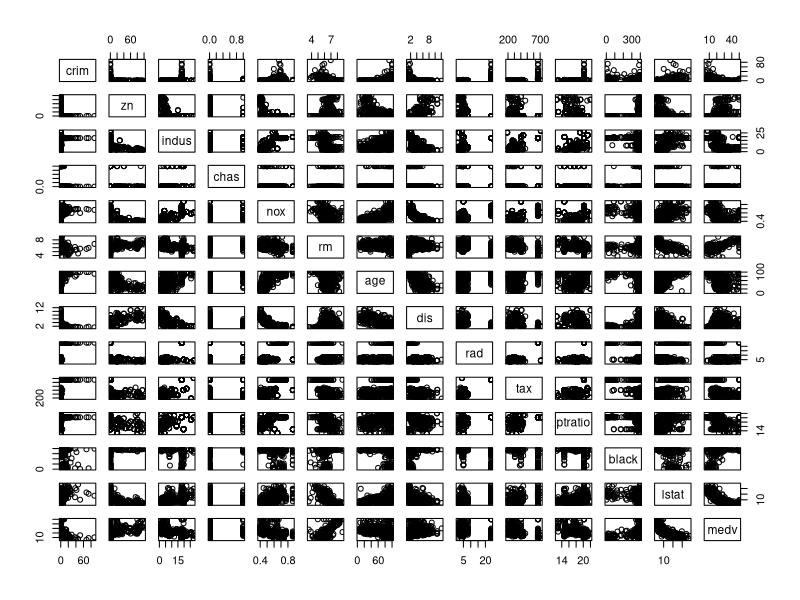
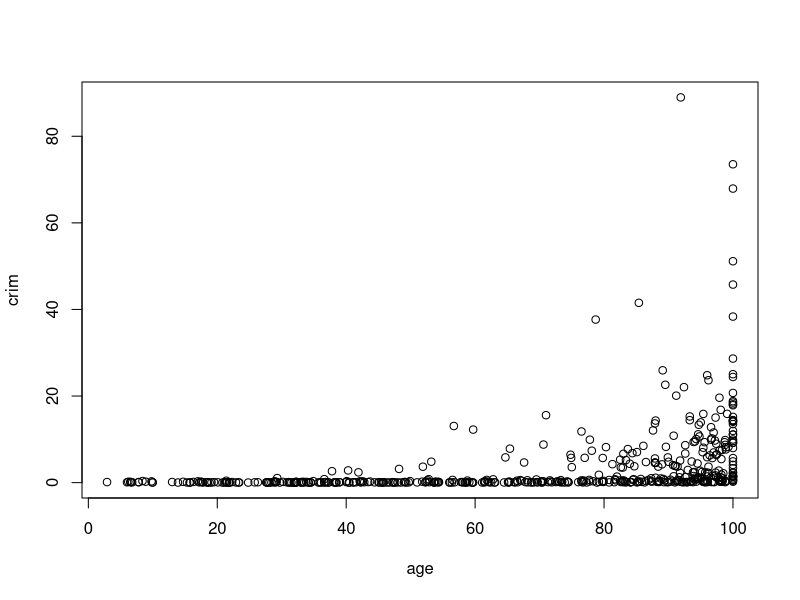
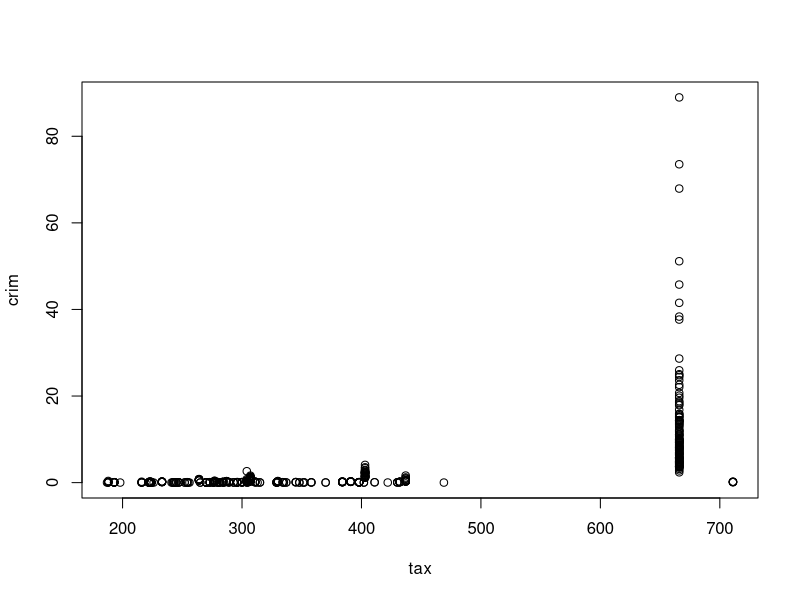
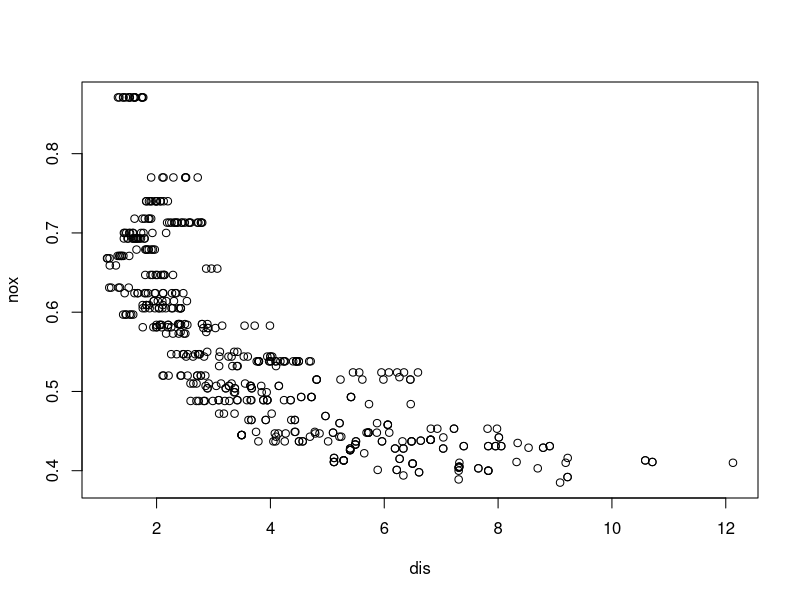
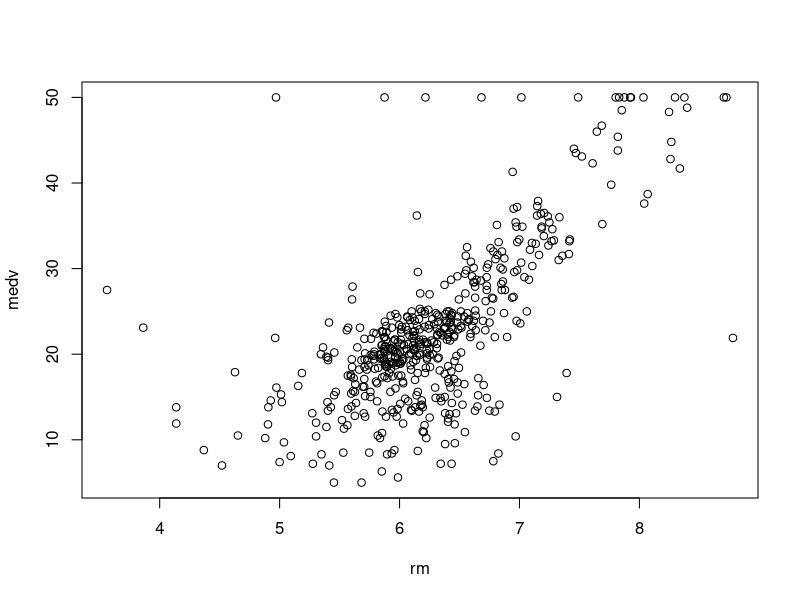
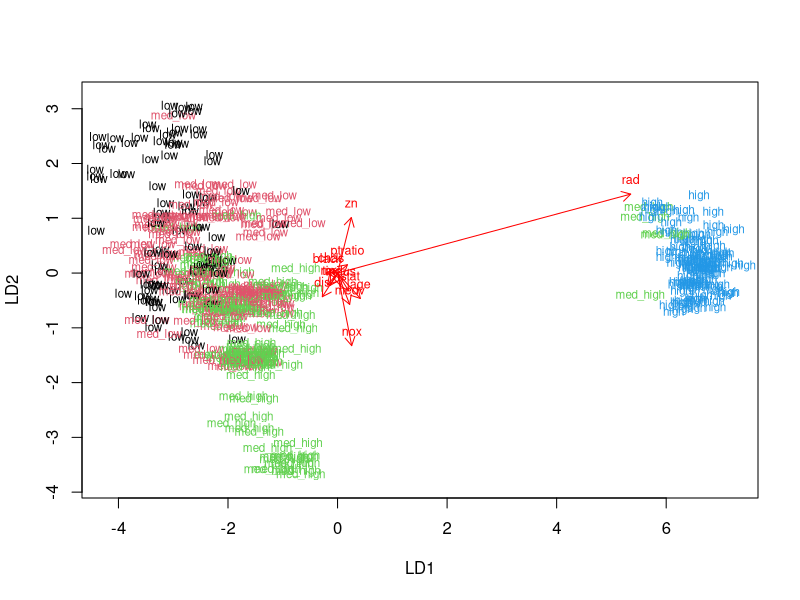
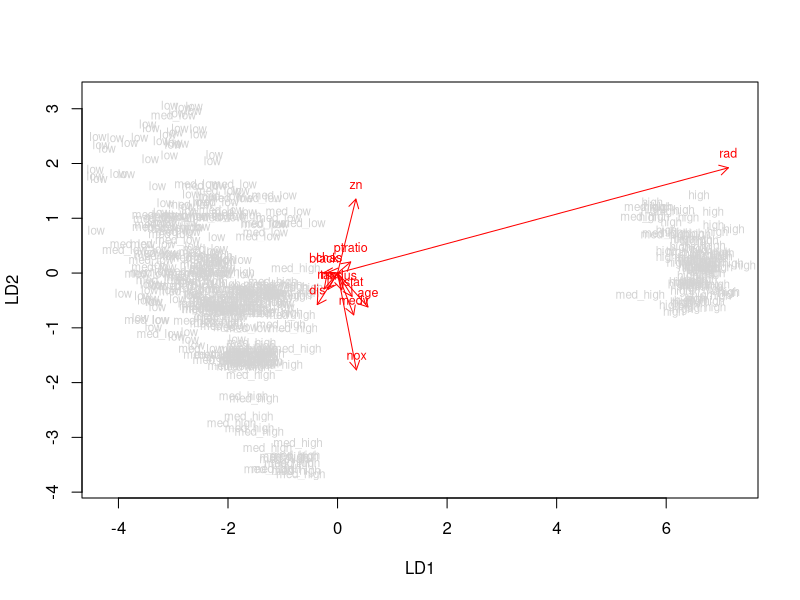
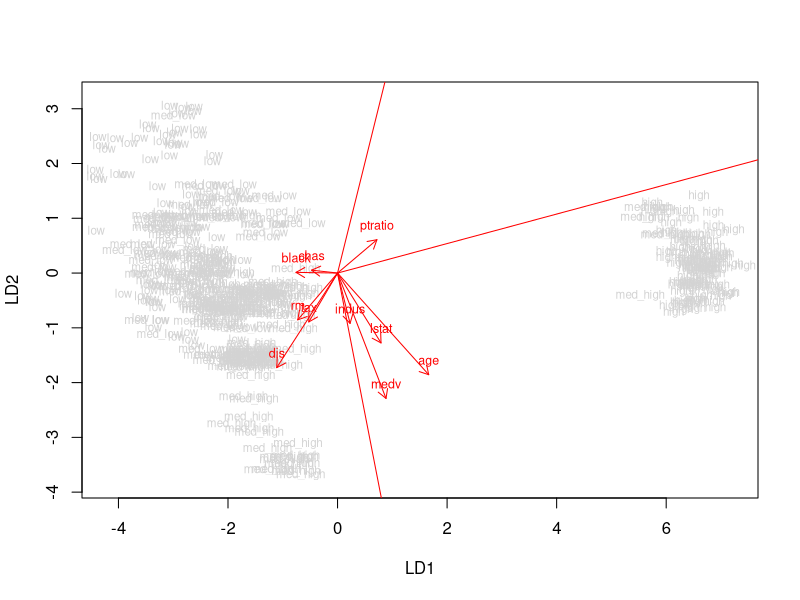

The R source for these figures, in order:
## ---- chunk 1
library(MASS)
library(dplyr)
library(ggplot2)
library(corrplot)
library(knitr)
## ---- chunk 2
data("Boston")
str(Boston)
dim(Boston)
head(Boston)
## ---- chunk 3
summary(Boston)
pairs(Boston)

## ---- chunk 4
plot(crim~age, data=Boston)
## ---- chunk 5
plot(crim~tax, data=Boston)
## ---- chunk 6
plot(nox~dis, data=Boston)
## ---- chunk 7
plot(medv~rm, data=Boston)
## ---- chunk 8
boston_scaled <- as.data.frame(scale(Boston))
summary(boston_scaled)
## ---- chunk 9
summary(Boston[c(5, 10)])
summary(boston_scaled[c(5, 10)])
## ---- chunk 10
# extract quantiles
quantiles <- quantile(boston_scaled$crim)
# categorise crim variable according to quantiles, add to boston_scaled df
boston_scaled$crime  <- cut(boston_scaled$crim, breaks = quantiles, include.lowest = TRUE, label = c("low", "med_low", "med_high", "high"))
# remove continuous crim variable
boston_scaled <- subset(boston_scaled, select=(-crim))
# randomly assign testid to 80% of observations 
set.seed(42)
testid <- sample(nrow(boston_scaled),  size = nrow(boston_scaled) * 0.8)
train <- boston_scaled[testid,]
test <- boston_scaled[-testid,]
## ---- chunk 11
lda.fit <- lda(crime ~ ., data = train)

# function for lda biplot arrows //c/p from datacamp
lda.arrows <- function(x, myscale = 1, arrow_heads = 0.1, color = "red", tex = 0.75, choices = c(1,2)){
  heads <- coef(x)
  arrows(x0 = 0, y0 = 0, 
         x1 = myscale * heads[,choices[1]], 
         y1 = myscale * heads[,choices[2]], col=color, length = arrow_heads)
  text(myscale * heads[,choices], labels = row.names(heads), 
       cex = tex, col=color, pos=3)
}

classes <- as.numeric(train$crime)
plot(lda.fit, dimen = 2, col=classes, pch=classes)
lda.arrows(lda.fit, myscale = 1.5)

## ---- chunk 12
plot(lda.fit, dimen = 2, col="lightgrey", pch=classes)
lda.arrows(lda.fit, myscale = 2)

plot(lda.fit, dimen = 2, col="lightgrey", pch=classes)
lda.arrows(lda.fit, myscale =6)
## ---- chunk 13
# save the correct classes from test data
correct_classes <- test$crime

# remove the crime variable from test data
test <- subset(test, select=(-crime))

# predict
lda.pred <- predict(lda.fit, newdata = test)

# results
restab<- table(correct = correct_classes, predicted = lda.pred$class)
restab
## ---- chunk 14
# re-read dataset, scale, convert to df
data('Boston')
b_scld <- as.data.frame(scale(Boston))
## ---- chunk 15
dist_eu <- dist(b_scld)
dist_man <- dist(b_scld, method="manhattan")

rbind(euclidian=summary(dist_eu), manhattan=summary(dist_man))

## ---- chunk 16

# k-means clustering with 4 centres
km <- kmeans(Boston, centers = 4)

kable(data.frame(cluster= c(1,2,3,4), crim=round(c(0.2537560, 12.2991617, 0.9497621, 0.1184122),2)), format="html", table.attr = "style='width:20%;'")  

## ---- chunk 17

set.seed(42)

# determine the number of clusters
k_max <- 10

# calculate the total within sum of squares
twcss <- sapply(1:k_max, function(k){kmeans(Boston, k)$tot.withinss})

# plot 
qplot(x = 1:k_max, y = twcss, geom = 'line')
## ---- chunk 18

# k-means clustering
km <-kmeans(Boston, centers = 2)

# plot the Boston dataset with clusters
pairs(Boston, col = km$cluster)

## ---- chunk 19
plot(crim~age, data=Boston, col = km$cluster)
max(Boston$crim[km$cluster==1])
## ---- chunk 20
plot(crim~tax, data=Boston, col = km$cluster)
## ---- chunk 21
plot(nox~dis, data=Boston, col = km$cluster)
## ---- chunk 22
plot(medv~rm, data=Boston, col = km$cluster)
## ---- chunk 23
plot(rad~crim, data=Boston, col = km$cluster)
